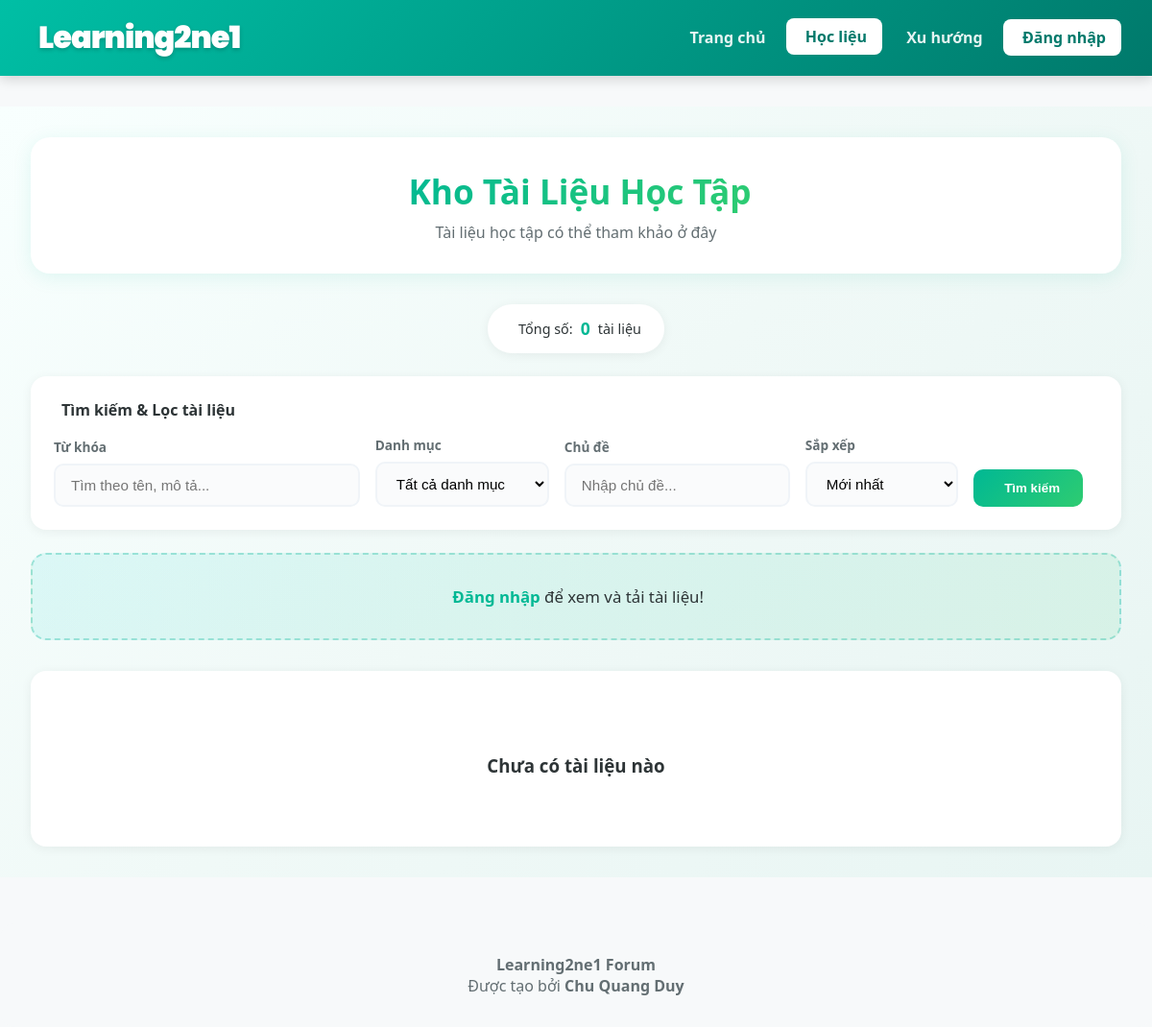
Before: /pages/resources.php with the older database file.
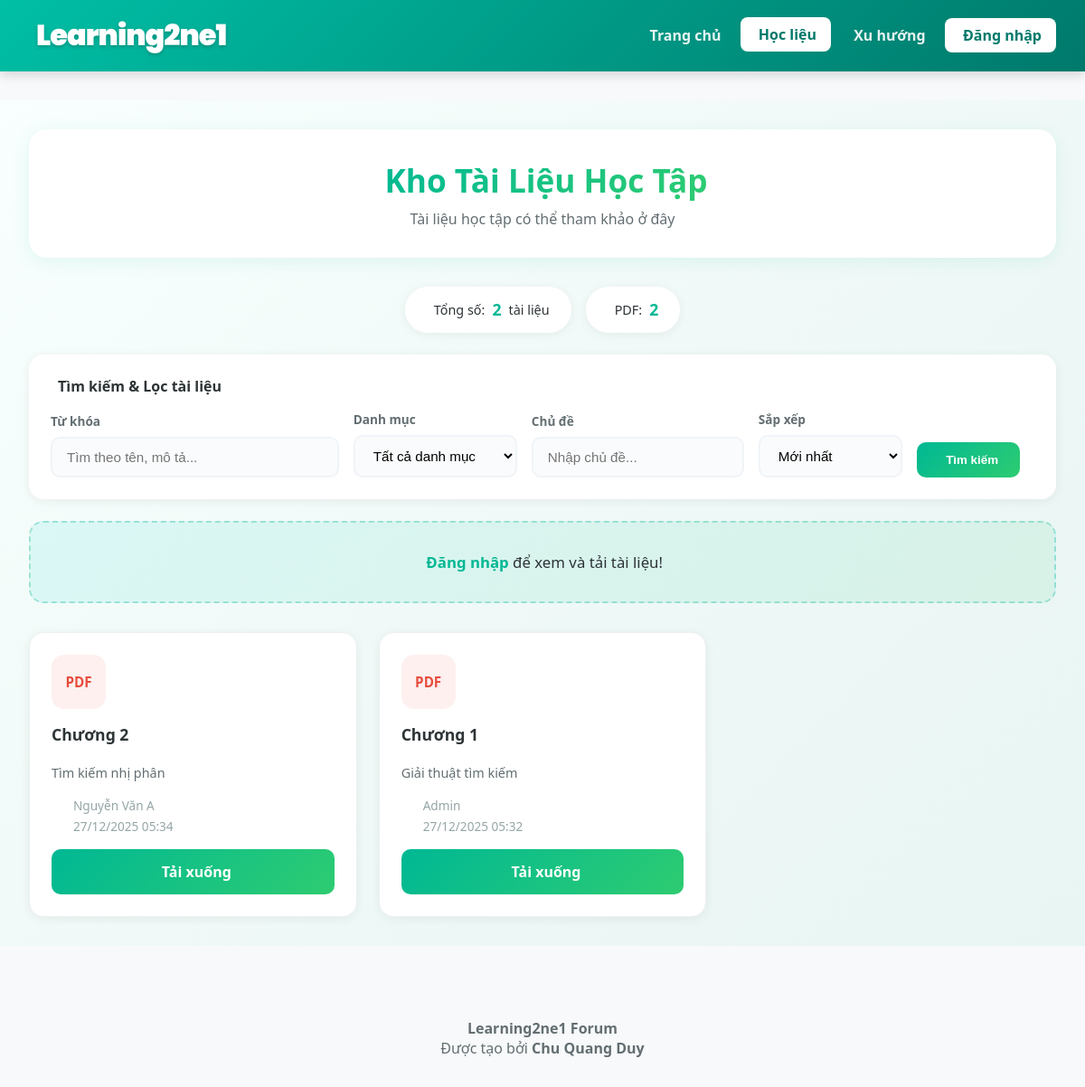
After: the same page with the newer database file.
### tables this page shows
CREATE TABLE `tai_lieu` (
  `id_tai_lieu` int(11) NOT NULL,
  `id_danh_muc` int(11) NOT NULL,
  `id_user` int(11) NOT NULL,
  `tieu_de` varchar(500) NOT NULL,
  `mo_ta` text,
  `duong_dan_file` varchar(500) NOT NULL,
  `ngay_upload` timestamp NOT NULL DEFAULT CURRENT_TIMESTAMP
);

CREATE TABLE `user` (
  `id_user` int(11) NOT NULL,
  `ho_ten` varchar(1000) NOT NULL,
  `username` varchar(100) NOT NULL,
  `password` varchar(100) NOT NULL,
  `account_level` int(11) NOT NULL DEFAULT '2'
);

### includes/functions.php (called while the page is built, shortened)
<?php
function parseResourceMeta($mo_ta)
{
    $category = '';
    $topic = '';
    $description = $mo_ta;
    return [
        'category' => $category,
        'topic' => $topic,
        'description' => trim($description)
    ];
}

### pages/resources.php (the view, shortened to what the changed rows need)
<?php
require_once '../config.php';
require_once '../includes/functions.php';
$sort = isset($_GET['sort']) ? $_GET['sort'] : 'newest';
$sql = "SELECT tl.*, u.username, u.ho_ten FROM tai_lieu tl JOIN user u ON tl.id_user = u.id_user WHERE 1=1";
$params = [];
if ($sort === 'oldest') {
    $sql .= " ORDER BY tl.ngay_upload ASC";
} else {
    $sql .= " ORDER BY tl.ngay_upload DESC";
}
$stmtList = $pdo->prepare($sql);
$stmtList->execute($params);
$resources = $stmtList->fetchAll(PDO::FETCH_ASSOC);
$totalResources = count($resources);
$fileTypes = [];
foreach ($resources as $res) {
    $ext = strtolower(pathinfo($res['duong_dan_file'], PATHINFO_EXTENSION));
    if (!isset($fileTypes[$ext])) {
        $fileTypes[$ext] = 0;
    }
    $fileTypes[$ext]++;
}
arsort($fileTypes);
?>
<!DOCTYPE html>
<html lang="en">
<head>
    <link rel="stylesheet" href="../assets/css/style.css">
    <link rel="stylesheet" href="../assets/css/resources.css">
    <link href='https://cdn.boxicons.com/3.0.6/fonts/basic/boxicons.min.css' rel='stylesheet'>
</head>
<body>
    <?php include '../includes/navbar.php'; ?>
    <div class="resources-page">
        <div class="page-header">
            <h1><i class='bx bx-book-open'></i> Kho Tài Liệu Học Tập</h1>
        </div>
        <div class="stats-bar">
            <div class="stat-item">
                <i class='bx bx-file'></i> Tổng số: <strong><?= $totalResources ?></strong> tài liệu
            </div>
            <?php foreach (array_slice($fileTypes, 0, 4, true) as $ext => $count) { ?>
                <div class="stat-item">
                    <i class='bx bx-file-blank'></i> <?= strtoupper($ext) ?>: <strong><?= $count ?></strong>
                </div>
            <?php } ?>
        </div>
        <?php if (empty($resources)) { ?>
            <div class="empty-state">
                <h3>Chưa có tài liệu nào</h3>
            </div>
        <?php } else { ?>
            <div class="resources-grid">
                <?php foreach ($resources as $res) { ?>
                    <?php
                    $ext = strtolower(pathinfo($res['duong_dan_file'], PATHINFO_EXTENSION));
                    $iconColor = '#00d2d3';
                    if ($ext === 'pdf') {
                        $iconColor = '#e74c3c';
                    } elseif (in_array($ext, ['doc', 'docx'])) {
                        $iconColor = '#3498db';
                        $iconName = 'bxs-file-doc';
                    } elseif (in_array($ext, ['xls', 'xlsx'])) {
                        $iconColor = '#27ae60';
                        $iconName = 'bx-table';
                    } elseif (in_array($ext, ['ppt', 'pptx'])) {
                        $iconColor = '#e67e22';
                        $iconName = 'bxs-slideshow';
                    } elseif (in_array($ext, ['jpg', 'jpeg', 'png', 'gif', 'webp'])) {
                        $iconColor = '#9b59b6';
                        $iconName = 'bx-image';
                    } elseif (in_array($ext, ['zip', 'rar', '7z'])) {
                        $iconColor = '#f39c12';
                        $iconName = 'bx-archive';
                    } elseif (in_array($ext, ['mp4', 'avi', 'mkv', 'mov'])) {
                        $iconColor = '#e91e63';
                        $iconName = 'bx-video';
                    }
                    $meta = parseResourceMeta($res['mo_ta']);
                    ?>
                    <div class="resource-card">
                        <div class="resource-header">
                            <div class="resource-info">
                                <div class="resource-icon" style="background: <?= $iconColor ?>15; color: <?= $iconColor ?>;">
                                    <?= strtoupper($ext) ?>
                                </div>
                                <div class="resource-title"><?= htmlspecialchars($res['tieu_de']); ?></div>
                            </div>
                        </div>
                        <?php if (!empty($meta['description'])) { ?>
                            <div class="resource-desc"><?= htmlspecialchars($meta['description']); ?></div>
                        <?php } ?>
                        <div class="resource-meta">
                            <span><i class='bx bx-user'></i> <?= htmlspecialchars($res['ho_ten'] ?? $res['username']); ?></span>
                            <span><i class='bx bx-calendar'></i> <?= date('d/m/Y H:i', strtotime($res['ngay_upload'])) ?></span>
                        </div>
                        <div class="resource-actions">
                            <a href="../<?= $res['duong_dan_file']; ?>" class="btn-download" target="_blank">
                                <i class='bx bx-download'></i> Tải xuống
                            </a>
                        </div>
                    </div>
                <?php } ?>
            </div>
        <?php } ?>
    </div>
</body>
</html>

Changed rows visible on the page:
added tai_lieu: duong_dan_file "PDF", count "2", tieu_de "Chương 1", mo_ta "Giải thuật tìm kiếm", id_user.ho_ten "Admin", ngay_upload "27/12/2025 05:32"
added tai_lieu: duong_dan_file "PDF", tieu_de "Chương 2", mo_ta "Tìm kiếm nhị phân", id_user.ho_ten "Nguyễn Văn A", ngay_upload "27/12/2025 05:34", shown under "Tìm kiếm & Lọc tài liệu"
Other visible differences:
$totalResources: "0" → "2"
text no longer shown: "Chưa có tài liệu nào"
